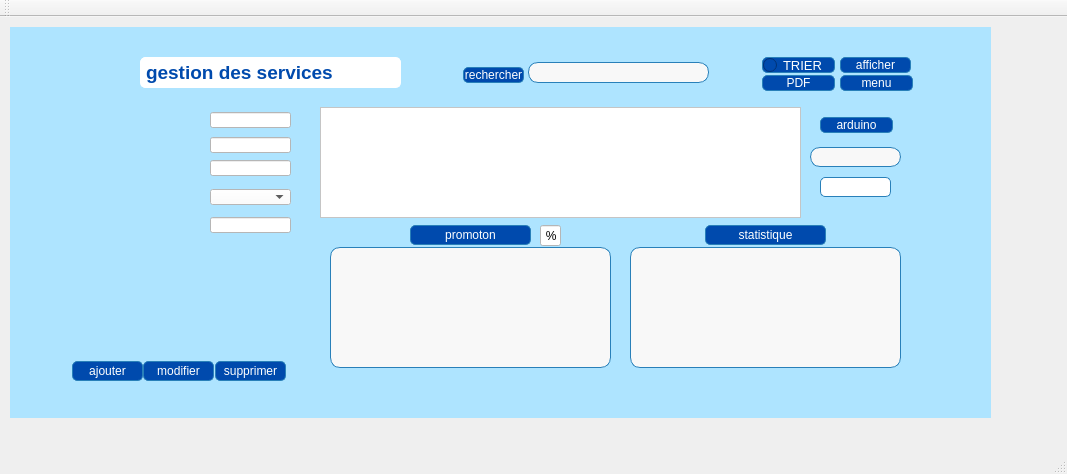
<?xml version="1.0" encoding="UTF-8"?>
<ui version="4.0">
 <class>GestionService</class>
 <widget class="QMainWindow" name="GestionService">
  <property name="geometry">
   <rect>
    <x>0</x>
    <y>0</y>
    <width>1067</width>
    <height>474</height>
   </rect>
  </property>
  <property name="windowTitle">
   <string>Gestion des Clients</string>
  </property>
  <widget class="QWidget" name="centralWidget">
   <widget class="QStackedWidget" name="stackedWidget">
    <property name="geometry">
     <rect>
      <x>10</x>
      <y>10</y>
      <width>981</width>
      <height>391</height>
     </rect>
    </property>
    <property name="palette">
     <palette>
      <active>
       <colorrole role="WindowText">
        <brush brushstyle="SolidPattern">
         <color alpha="255">
          <red>0</red>
          <green>0</green>
          <blue>0</blue>
         </color>
        </brush>
       </colorrole>
       <colorrole role="Button">
        <brush brushstyle="SolidPattern">
         <color alpha="255">
          <red>174</red>
          <green>228</green>
          <blue>255</blue>
         </color>
        </brush>
       </colorrole>
       <colorrole role="Base">
        <brush brushstyle="SolidPattern">
         <color alpha="255">
          <red>174</red>
          <green>228</green>
          <blue>255</blue>
         </color>
        </brush>
       </colorrole>
       <colorrole role="Window">
        <brush brushstyle="SolidPattern">
         <color alpha="255">
          <red>174</red>
          <green>228</green>
          <blue>255</blue>
         </color>
        </brush>
       </colorrole>
      </active>
      <inactive>
       <colorrole role="WindowText">
        <brush brushstyle="SolidPattern">
         <color alpha="255">
          <red>0</red>
          <green>0</green>
          <blue>0</blue>
         </color>
        </brush>
       </colorrole>
       <colorrole role="Button">
        <brush brushstyle="SolidPattern">
         <color alpha="255">
          <red>174</red>
          <green>228</green>
          <blue>255</blue>
         </color>
        </brush>
       </colorrole>
       <colorrole role="Base">
        <brush brushstyle="SolidPattern">
         <color alpha="255">
          <red>174</red>
          <green>228</green>
          <blue>255</blue>
         </color>
        </brush>
       </colorrole>
       <colorrole role="Window">
        <brush brushstyle="SolidPattern">
         <color alpha="255">
          <red>174</red>
          <green>228</green>
          <blue>255</blue>
         </color>
        </brush>
       </colorrole>
      </inactive>
      <disabled>
       <colorrole role="WindowText">
        <brush brushstyle="SolidPattern">
         <color alpha="255">
          <red>120</red>
          <green>120</green>
          <blue>120</blue>
         </color>
        </brush>
       </colorrole>
       <colorrole role="Button">
        <brush brushstyle="SolidPattern">
         <color alpha="255">
          <red>174</red>
          <green>228</green>
          <blue>255</blue>
         </color>
        </brush>
       </colorrole>
       <colorrole role="Base">
        <brush brushstyle="SolidPattern">
         <color alpha="255">
          <red>174</red>
          <green>228</green>
          <blue>255</blue>
         </color>
        </brush>
       </colorrole>
       <colorrole role="Window">
        <brush brushstyle="SolidPattern">
         <color alpha="255">
          <red>174</red>
          <green>228</green>
          <blue>255</blue>
         </color>
        </brush>
       </colorrole>
      </disabled>
     </palette>
    </property>
    <property name="font">
     <font>
      <pointsize>14</pointsize>
     </font>
    </property>
    <property name="styleSheet">
     <string notr="true">background-color: rgb(174, 228, 255);</string>
    </property>
    <widget class="QWidget" name="page">
     <widget class="QLineEdit" name="lineEdit">
      <property name="geometry">
       <rect>
        <x>200</x>
        <y>85</y>
        <width>81</width>
        <height>16</height>
       </rect>
      </property>
      <property name="styleSheet">
       <string notr="true">background-color: rgb(255, 255, 255);</string>
      </property>
     </widget>
     <widget class="QLineEdit" name="lineEdit_3">
      <property name="geometry">
       <rect>
        <x>200</x>
        <y>110</y>
        <width>81</width>
        <height>16</height>
       </rect>
      </property>
      <property name="styleSheet">
       <string notr="true">background-color: rgb(255, 255, 255);</string>
      </property>
     </widget>
     <widget class="QLineEdit" name="lineEdit_5">
      <property name="geometry">
       <rect>
        <x>200</x>
        <y>190</y>
        <width>81</width>
        <height>16</height>
       </rect>
      </property>
      <property name="styleSheet">
       <string notr="true">
background-color: rgb(255, 255, 255);</string>
      </property>
     </widget>
     <widget class="QLineEdit" name="lineEdit_6">
      <property name="geometry">
       <rect>
        <x>200</x>
        <y>133</y>
        <width>81</width>
        <height>16</height>
       </rect>
      </property>
      <property name="styleSheet">
       <string notr="true">background-color: rgb(255, 255, 255);

</string>
      </property>
     </widget>
     <widget class="QPushButton" name="pushButton_ajouter">
      <property name="geometry">
       <rect>
        <x>62</x>
        <y>334</y>
        <width>71</width>
        <height>20</height>
       </rect>
      </property>
      <property name="styleSheet">
       <string notr="true">QPushButton {
    background-color: #004aad; /* Couleur d'arrière-plan (bleu clair dans cet exemple) */
    color: white;             /* Couleur du texte (blanc dans cet exemple) */
    border: 1px solid #2980b9; /* Bordure avec une teinte légèrement plus foncée */
    border-radius: 5px;       /* Coins arrondis (facultatif) */
}
</string>
      </property>
      <property name="text">
       <string>ajouter</string>
      </property>
     </widget>
     <widget class="QPushButton" name="pushButton_supprimer">
      <property name="geometry">
       <rect>
        <x>205</x>
        <y>334</y>
        <width>71</width>
        <height>20</height>
       </rect>
      </property>
      <property name="styleSheet">
       <string notr="true">QPushButton {
    background-color: #004aad; /* Couleur d'arrière-plan (bleu clair dans cet exemple) */
    color: white;             /* Couleur du texte (blanc dans cet exemple) */
    border: 1px solid #2980b9; /* Bordure avec une teinte légèrement plus foncée */
    border-radius: 5px;       /* Coins arrondis (facultatif) */
}</string>
      </property>
      <property name="text">
       <string>supprimer</string>
      </property>
     </widget>
     <widget class="QPushButton" name="pushButton_modifier">
      <property name="geometry">
       <rect>
        <x>133</x>
        <y>334</y>
        <width>71</width>
        <height>20</height>
       </rect>
      </property>
      <property name="styleSheet">
       <string notr="true">QPushButton {
    background-color: #004aad; /* Couleur d'arrière-plan (bleu clair dans cet exemple) */
    color: white;             /* Couleur du texte (blanc dans cet exemple) */
    border: 1px solid #2980b9; /* Bordure avec une teinte légèrement plus foncée */
    border-radius: 5px;       /* Coins arrondis (facultatif) */
}</string>
      </property>
      <property name="text">
       <string>modifier</string>
      </property>
     </widget>
     <widget class="QTableView" name="tableView">
      <property name="geometry">
       <rect>
        <x>310</x>
        <y>80</y>
        <width>481</width>
        <height>111</height>
       </rect>
      </property>
      <property name="styleSheet">
       <string notr="true">background-color: rgb(255, 255, 255);</string>
      </property>
     </widget>
     <widget class="QPushButton" name="pushButton_rechercher">
      <property name="geometry">
       <rect>
        <x>453</x>
        <y>40</y>
        <width>61</width>
        <height>16</height>
       </rect>
      </property>
      <property name="styleSheet">
       <string notr="true">QPushButton {
    background-color: #004aad; /* Couleur d'arrière-plan (bleu clair dans cet exemple) */
    color: white;             /* Couleur du texte (blanc dans cet exemple) */
    border: 1px solid #2980b9; /* Bordure avec une teinte légèrement plus foncée */
    border-radius: 5px;       /* Coins arrondis (facultatif) */
}</string>
      </property>
      <property name="text">
       <string>rechercher</string>
      </property>
     </widget>
     <widget class="QLineEdit" name="lineEdit_recherche">
      <property name="geometry">
       <rect>
        <x>518</x>
        <y>35</y>
        <width>181</width>
        <height>21</height>
       </rect>
      </property>
      <property name="styleSheet">
       <string notr="true">QLineEdit {
    background-color: #f8f8f8; /* Couleur d'arrière-plan (bleu clair dans cet exemple) */
    color: white;             /* Couleur du texte (blanc dans cet exemple) */
    border: 1px solid #2980b9; /* Bordure avec une teinte légèrement plus foncée */
    border-radius: 10px;       /* Coins arrondis (facultatif) */
}</string>
      </property>
     </widget>
     <widget class="QPushButton" name="pushButton_statistique">
      <property name="geometry">
       <rect>
        <x>695</x>
        <y>198</y>
        <width>121</width>
        <height>20</height>
       </rect>
      </property>
      <property name="styleSheet">
       <string notr="true">QPushButton {
    background-color: #004aad; /* Couleur d'arrière-plan (bleu clair dans cet exemple) */
    color: white;             /* Couleur du texte (blanc dans cet exemple) */
    border: 1px solid #2980b9; /* Bordure avec une teinte légèrement plus foncée */
    border-radius: 5px;       /* Coins arrondis (facultatif) */
}</string>
      </property>
      <property name="text">
       <string>statistique</string>
      </property>
     </widget>
     <widget class="QPushButton" name="pushButton_afficher">
      <property name="geometry">
       <rect>
        <x>830</x>
        <y>30</y>
        <width>71</width>
        <height>16</height>
       </rect>
      </property>
      <property name="styleSheet">
       <string notr="true">QPushButton {
    background-color: #004aad; /* Couleur d'arrière-plan (bleu clair dans cet exemple) */
    color: white;             /* Couleur du texte (blanc dans cet exemple) */
    border: 1px solid #2980b9; /* Bordure avec une teinte légèrement plus foncée */
    border-radius: 5px;       /* Coins arrondis (facultatif) */
}</string>
      </property>
      <property name="text">
       <string>afficher</string>
      </property>
     </widget>
     <widget class="QRadioButton" name="pushButton_trier">
      <property name="geometry">
       <rect>
        <x>752</x>
        <y>30</y>
        <width>73</width>
        <height>16</height>
       </rect>
      </property>
      <property name="palette">
       <palette>
        <active>
         <colorrole role="WindowText">
          <brush brushstyle="SolidPattern">
           <color alpha="255">
            <red>255</red>
            <green>255</green>
            <blue>255</blue>
           </color>
          </brush>
         </colorrole>
         <colorrole role="Button">
          <brush brushstyle="SolidPattern">
           <color alpha="255">
            <red>0</red>
            <green>74</green>
            <blue>173</blue>
           </color>
          </brush>
         </colorrole>
         <colorrole role="Text">
          <brush brushstyle="SolidPattern">
           <color alpha="255">
            <red>255</red>
            <green>255</green>
            <blue>255</blue>
           </color>
          </brush>
         </colorrole>
         <colorrole role="ButtonText">
          <brush brushstyle="SolidPattern">
           <color alpha="255">
            <red>255</red>
            <green>255</green>
            <blue>255</blue>
           </color>
          </brush>
         </colorrole>
         <colorrole role="Base">
          <brush brushstyle="SolidPattern">
           <color alpha="255">
            <red>0</red>
            <green>74</green>
            <blue>173</blue>
           </color>
          </brush>
         </colorrole>
         <colorrole role="Window">
          <brush brushstyle="SolidPattern">
           <color alpha="255">
            <red>0</red>
            <green>74</green>
            <blue>173</blue>
           </color>
          </brush>
         </colorrole>
         <colorrole role="AlternateBase">
          <brush brushstyle="SolidPattern">
           <color alpha="255">
            <red>174</red>
            <green>228</green>
            <blue>255</blue>
           </color>
          </brush>
         </colorrole>
         <colorrole role="PlaceholderText">
          <brush brushstyle="NoBrush">
           <color alpha="128">
            <red>255</red>
            <green>255</green>
            <blue>255</blue>
           </color>
          </brush>
         </colorrole>
        </active>
        <inactive>
         <colorrole role="WindowText">
          <brush brushstyle="SolidPattern">
           <color alpha="255">
            <red>255</red>
            <green>255</green>
            <blue>255</blue>
           </color>
          </brush>
         </colorrole>
         <colorrole role="Button">
          <brush brushstyle="SolidPattern">
           <color alpha="255">
            <red>0</red>
            <green>74</green>
            <blue>173</blue>
           </color>
          </brush>
         </colorrole>
         <colorrole role="Text">
          <brush brushstyle="SolidPattern">
           <color alpha="255">
            <red>255</red>
            <green>255</green>
            <blue>255</blue>
           </color>
          </brush>
         </colorrole>
         <colorrole role="ButtonText">
          <brush brushstyle="SolidPattern">
           <color alpha="255">
            <red>255</red>
            <green>255</green>
            <blue>255</blue>
           </color>
          </brush>
         </colorrole>
         <colorrole role="Base">
          <brush brushstyle="SolidPattern">
           <color alpha="255">
            <red>0</red>
            <green>74</green>
            <blue>173</blue>
           </color>
          </brush>
         </colorrole>
         <colorrole role="Window">
          <brush brushstyle="SolidPattern">
           <color alpha="255">
            <red>0</red>
            <green>74</green>
            <blue>173</blue>
           </color>
          </brush>
         </colorrole>
         <colorrole role="AlternateBase">
          <brush brushstyle="SolidPattern">
           <color alpha="255">
            <red>174</red>
            <green>228</green>
            <blue>255</blue>
           </color>
          </brush>
         </colorrole>
         <colorrole role="PlaceholderText">
          <brush brushstyle="NoBrush">
           <color alpha="128">
            <red>255</red>
            <green>255</green>
            <blue>255</blue>
           </color>
          </brush>
         </colorrole>
        </inactive>
        <disabled>
         <colorrole role="WindowText">
          <brush brushstyle="SolidPattern">
           <color alpha="255">
            <red>255</red>
            <green>255</green>
            <blue>255</blue>
           </color>
          </brush>
         </colorrole>
         <colorrole role="Button">
          <brush brushstyle="SolidPattern">
           <color alpha="255">
            <red>0</red>
            <green>74</green>
            <blue>173</blue>
           </color>
          </brush>
         </colorrole>
         <colorrole role="Text">
          <brush brushstyle="SolidPattern">
           <color alpha="255">
            <red>255</red>
            <green>255</green>
            <blue>255</blue>
           </color>
          </brush>
         </colorrole>
         <colorrole role="ButtonText">
          <brush brushstyle="SolidPattern">
           <color alpha="255">
            <red>255</red>
            <green>255</green>
            <blue>255</blue>
           </color>
          </brush>
         </colorrole>
         <colorrole role="Base">
          <brush brushstyle="SolidPattern">
           <color alpha="255">
            <red>0</red>
            <green>74</green>
            <blue>173</blue>
           </color>
          </brush>
         </colorrole>
         <colorrole role="Window">
          <brush brushstyle="SolidPattern">
           <color alpha="255">
            <red>0</red>
            <green>74</green>
            <blue>173</blue>
           </color>
          </brush>
         </colorrole>
         <colorrole role="AlternateBase">
          <brush brushstyle="SolidPattern">
           <color alpha="255">
            <red>174</red>
            <green>228</green>
            <blue>255</blue>
           </color>
          </brush>
         </colorrole>
         <colorrole role="PlaceholderText">
          <brush brushstyle="NoBrush">
           <color alpha="128">
            <red>255</red>
            <green>255</green>
            <blue>255</blue>
           </color>
          </brush>
         </colorrole>
        </disabled>
       </palette>
      </property>
      <property name="font">
       <font>
        <pointsize>10</pointsize>
       </font>
      </property>
      <property name="toolTip">
       <string>&lt;html&gt;&lt;head/&gt;&lt;body&gt;&lt;p&gt;&lt;br/&gt;&lt;/p&gt;&lt;p&gt;&lt;br/&gt;&lt;/p&gt;&lt;p&gt;&lt;br/&gt;&lt;/p&gt;&lt;/body&gt;&lt;/html&gt;</string>
      </property>
      <property name="styleSheet">
       <string notr="true">QRadioButton {
    background-color: #004aad; /* Couleur d'arrière-plan (bleu clair dans cet exemple) */
    color: white;             /* Couleur du texte (blanc dans cet exemple) */
    border: 1px solid #2980b9; /* Bordure avec une teinte légèrement plus foncée */
    border-radius: 5px;       /* Coins arrondis (facultatif) */
}</string>
      </property>
      <property name="text">
       <string>TRIER</string>
      </property>
     </widget>
     <widget class="QPushButton" name="pushButton_PDF">
      <property name="geometry">
       <rect>
        <x>752</x>
        <y>48</y>
        <width>73</width>
        <height>16</height>
       </rect>
      </property>
      <property name="styleSheet">
       <string notr="true">QPushButton {
    background-color: #004aad; /* Couleur d'arrière-plan (bleu clair dans cet exemple) */
    color: white;             /* Couleur du texte (blanc dans cet exemple) */
    border: 1px solid #2980b9; /* Bordure avec une teinte légèrement plus foncée */
    border-radius: 5px;       /* Coins arrondis (facultatif) */
}</string>
      </property>
      <property name="text">
       <string>PDF</string>
      </property>
     </widget>
     <widget class="QLabel" name="label_8">
      <property name="geometry">
       <rect>
        <x>430</x>
        <y>37</y>
        <width>21</width>
        <height>20</height>
       </rect>
      </property>
      <property name="text">
       <string/>
      </property>
      <property name="pixmap">
       <pixmap>../../../Users/i__t__s/Pictures/rb_82373.png</pixmap>
      </property>
      <property name="scaledContents">
       <bool>true</bool>
      </property>
     </widget>
     <widget class="QLineEdit" name="lineEdit_pourcentage">
      <property name="geometry">
       <rect>
        <x>530</x>
        <y>198</y>
        <width>21</width>
        <height>21</height>
       </rect>
      </property>
      <property name="styleSheet">
       <string notr="true">background-color: rgb(255, 255, 255);</string>
      </property>
      <property name="text">
       <string>   %</string>
      </property>
     </widget>
     <widget class="QPushButton" name="pushButton_calculerPromotion">
      <property name="geometry">
       <rect>
        <x>400</x>
        <y>198</y>
        <width>121</width>
        <height>20</height>
       </rect>
      </property>
      <property name="styleSheet">
       <string notr="true">QPushButton {
    background-color: #004aad; /* Couleur d'arrière-plan (bleu clair dans cet exemple) */
    color: white;             /* Couleur du texte (blanc dans cet exemple) */
    border: 1px solid #2980b9; /* Bordure avec une teinte légèrement plus foncée */
    border-radius: 5px;       /* Coins arrondis (facultatif) */
}</string>
      </property>
      <property name="text">
       <string>promoton</string>
      </property>
     </widget>
     <widget class="QLineEdit" name="lineEditID">
      <property name="geometry">
       <rect>
        <x>800</x>
        <y>120</y>
        <width>91</width>
        <height>20</height>
       </rect>
      </property>
      <property name="styleSheet">
       <string notr="true">QLineEdit {
    background-color: #f8f8f8; /* Couleur d'arrière-plan (bleu clair dans cet exemple) */
    color: white;             /* Couleur du texte (blanc dans cet exemple) */
    border: 1px solid #2980b9; /* Bordure avec une teinte légèrement plus foncée */
    border-radius: 10px;       /* Coins arrondis (facultatif) */
}</string>
      </property>
     </widget>
     <widget class="QPushButton" name="verifierIDReservation">
      <property name="geometry">
       <rect>
        <x>810</x>
        <y>90</y>
        <width>73</width>
        <height>16</height>
       </rect>
      </property>
      <property name="styleSheet">
       <string notr="true">QPushButton {
    background-color: #004aad; /* Couleur d'arrière-plan (bleu clair dans cet exemple) */
    color: white;             /* Couleur du texte (blanc dans cet exemple) */
    border: 1px solid #2980b9; /* Bordure avec une teinte légèrement plus foncée */
    border-radius: 5px;       /* Coins arrondis (facultatif) */
}</string>
      </property>
      <property name="text">
       <string>arduino</string>
      </property>
     </widget>
     <widget class="QLabel" name="labelResult">
      <property name="geometry">
       <rect>
        <x>810</x>
        <y>150</y>
        <width>71</width>
        <height>20</height>
       </rect>
      </property>
      <property name="toolTip">
       <string>&lt;html&gt;&lt;head/&gt;&lt;body&gt;&lt;p align=&quot;center&quot;&gt;&lt;br/&gt;&lt;/p&gt;&lt;/body&gt;&lt;/html&gt;</string>
      </property>
      <property name="styleSheet">
       <string notr="true">QLabel {
    background-color: #ffffff; /* Couleur d'arrière-plan (bleu clair dans cet exemple) */
    color: white;             /* Couleur du texte (blanc dans cet exemple) */
    border: 1px solid #2980b9; /* Bordure avec une teinte légèrement plus foncée */
    border-radius: 5px;       /* Coins arrondis (facultatif) */
}</string>
      </property>
      <property name="text">
       <string>  TextLabel</string>
      </property>
     </widget>
     <widget class="QComboBox" name="comboBox_categorie">
      <property name="geometry">
       <rect>
        <x>200</x>
        <y>162</y>
        <width>81</width>
        <height>16</height>
       </rect>
      </property>
      <property name="mouseTracking">
       <bool>false</bool>
      </property>
      <property name="tabletTracking">
       <bool>false</bool>
      </property>
      <property name="autoFillBackground">
       <bool>false</bool>
      </property>
      <property name="styleSheet">
       <string notr="true">
QComboBox {
    background-color: #ffffff; /* Couleur d'arrière-plan (bleu clair dans cet exemple) */
 
}</string>
      </property>
     </widget>
     <widget class="QLabel" name="label_statistiques">
      <property name="geometry">
       <rect>
        <x>620</x>
        <y>220</y>
        <width>271</width>
        <height>121</height>
       </rect>
      </property>
      <property name="styleSheet">
       <string notr="true">QLabel{
    background-color: #f8f8f8; /* Couleur d'arrière-plan (bleu clair dans cet exemple) */
    color: white;             /* Couleur du texte (blanc dans cet exemple) */
    border: 1px solid #2980b9; /* Bordure avec une teinte légèrement plus foncée */
    border-radius: 10px;       /* Coins arrondis (facultatif) */
}</string>
      </property>
      <property name="text">
       <string/>
      </property>
     </widget>
     <widget class="QLabel" name="label_promotions">
      <property name="geometry">
       <rect>
        <x>320</x>
        <y>220</y>
        <width>281</width>
        <height>121</height>
       </rect>
      </property>
      <property name="styleSheet">
       <string notr="true">QLabel {
    background-color: #f8f8f8; /* Couleur d'arrière-plan (bleu clair dans cet exemple) */
    color: white;             /* Couleur du texte (blanc dans cet exemple) */
    border: 1px solid #2980b9; /* Bordure avec une teinte légèrement plus foncée */
    border-radius: 10px;       /* Coins arrondis (facultatif) */
}</string>
      </property>
      <property name="text">
       <string/>
      </property>
     </widget>
     <widget class="QLabel" name="label">
      <property name="geometry">
       <rect>
        <x>0</x>
        <y>0</y>
        <width>981</width>
        <height>391</height>
       </rect>
      </property>
      <property name="text">
       <string/>
      </property>
      <property name="pixmap">
       <pixmap>../../../Users/i__t__s/Pictures/fitouri.png</pixmap>
      </property>
      <property name="scaledContents">
       <bool>true</bool>
      </property>
     </widget>
     <widget class="QPushButton" name="pushButton_menu">
      <property name="geometry">
       <rect>
        <x>830</x>
        <y>48</y>
        <width>73</width>
        <height>16</height>
       </rect>
      </property>
      <property name="styleSheet">
       <string notr="true">QPushButton {
    background-color: #004aad; /* Couleur d'arrière-plan (bleu clair dans cet exemple) */
    color: white;             /* Couleur du texte (blanc dans cet exemple) */
    border: 1px solid #2980b9; /* Bordure avec une teinte légèrement plus foncée */
    border-radius: 5px;       /* Coins arrondis (facultatif) */
}</string>
      </property>
      <property name="text">
       <string>menu</string>
      </property>
     </widget>
     <widget class="QLabel" name="label_2">
      <property name="geometry">
       <rect>
        <x>130</x>
        <y>30</y>
        <width>261</width>
        <height>31</height>
       </rect>
      </property>
      <property name="font">
       <font>
        <pointsize>14</pointsize>
        <weight>75</weight>
        <bold>true</bold>
       </font>
      </property>
      <property name="styleSheet">
       <string notr="true">QLabel {
    background-color: #ffffff; /* Couleur d'arrière-plan (bleu clair dans cet exemple) */
    color: #004aad;             /* Couleur du texte (blanc dans cet exemple) */
    border: 1px solid #ffffff; /* Bordure avec une teinte légèrement plus foncée */
    border-radius: 5px;       /* Coins arrondis (facultatif) */
}</string>
      </property>
      <property name="text">
       <string>gestion des services</string>
      </property>
     </widget>
     <zorder>label</zorder>
     <zorder>lineEdit</zorder>
     <zorder>lineEdit_3</zorder>
     <zorder>lineEdit_5</zorder>
     <zorder>lineEdit_6</zorder>
     <zorder>pushButton_ajouter</zorder>
     <zorder>pushButton_supprimer</zorder>
     <zorder>pushButton_modifier</zorder>
     <zorder>tableView</zorder>
     <zorder>pushButton_rechercher</zorder>
     <zorder>lineEdit_recherche</zorder>
     <zorder>pushButton_statistique</zorder>
     <zorder>pushButton_afficher</zorder>
     <zorder>pushButton_trier</zorder>
     <zorder>pushButton_PDF</zorder>
     <zorder>label_8</zorder>
     <zorder>lineEdit_pourcentage</zorder>
     <zorder>pushButton_calculerPromotion</zorder>
     <zorder>lineEditID</zorder>
     <zorder>verifierIDReservation</zorder>
     <zorder>labelResult</zorder>
     <zorder>label_statistiques</zorder>
     <zorder>label_promotions</zorder>
     <zorder>comboBox_categorie</zorder>
     <zorder>pushButton_menu</zorder>
     <zorder>label_2</zorder>
    </widget>
    <widget class="QWidget" name="page_2"/>
   </widget>
  </widget>
  <widget class="QMenuBar" name="menuBar">
   <property name="geometry">
    <rect>
     <x>0</x>
     <y>0</y>
     <width>1067</width>
     <height>22</height>
    </rect>
   </property>
  </widget>
  <widget class="QToolBar" name="mainToolBar">
   <attribute name="toolBarArea">
    <enum>TopToolBarArea</enum>
   </attribute>
   <attribute name="toolBarBreak">
    <bool>false</bool>
   </attribute>
  </widget>
  <widget class="QStatusBar" name="statusBar"/>
 </widget>
 <layoutdefault spacing="6" margin="11"/>
 <resources/>
 <connections/>
</ui>
